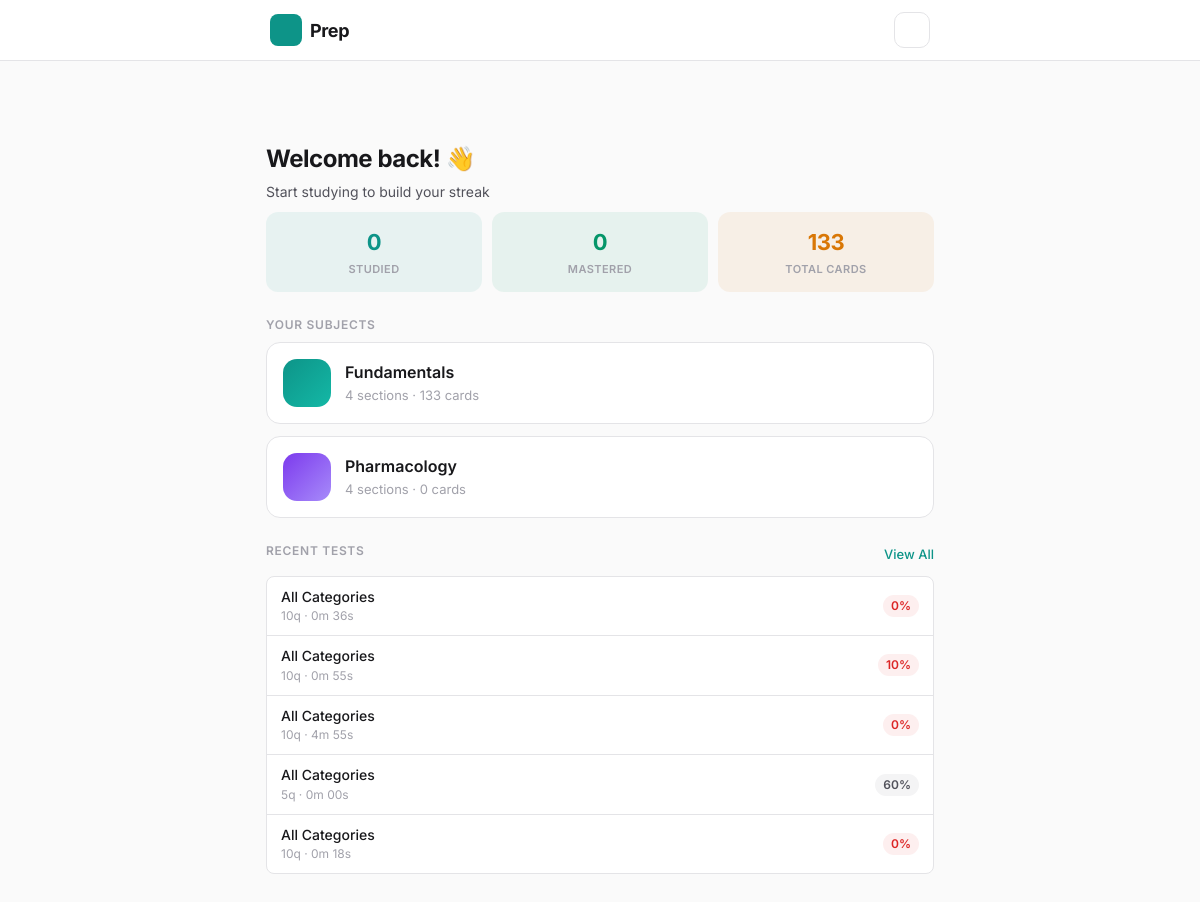
/, run on an earlier commit of the app's database.
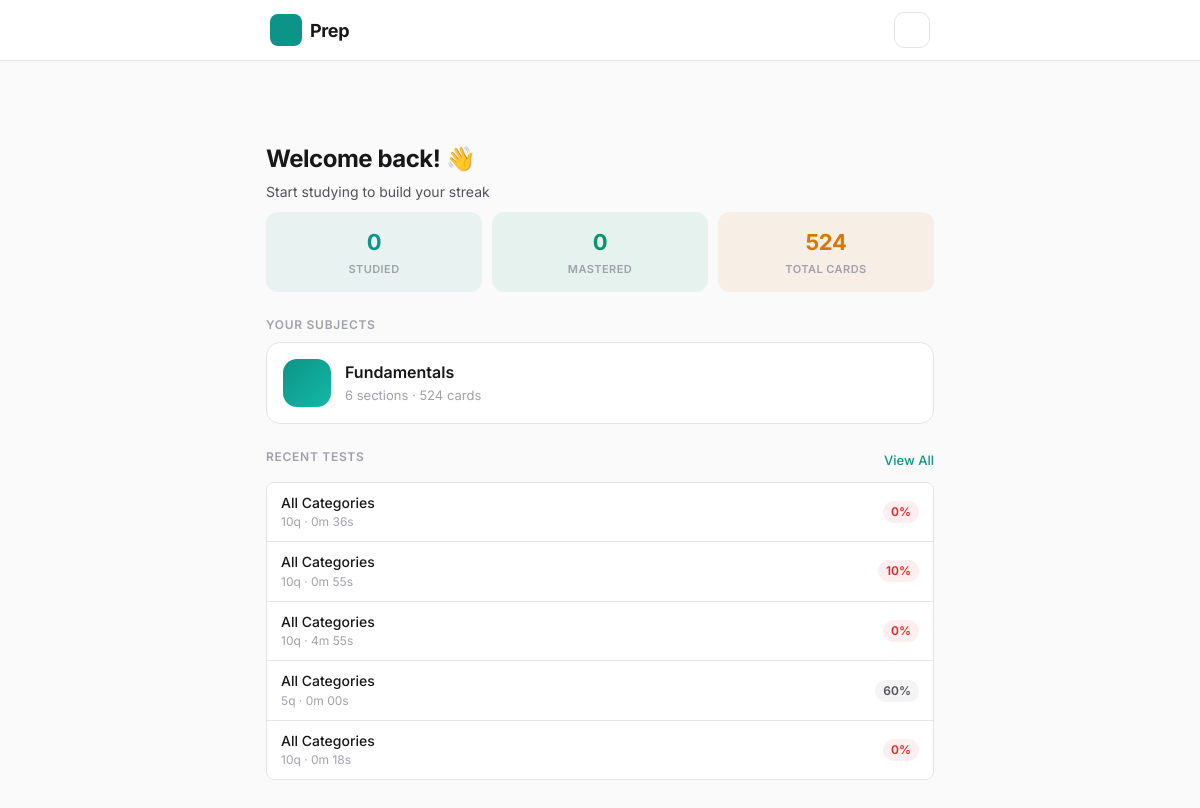
And on a later commit of the database.
### cards/models.py (models this page shows, shortened)
class Category(models.Model):
    name = models.CharField(max_length=100)
    slug = models.SlugField(unique=True)
    icon = models.CharField(max_length=10, default='📚')
    is_default = models.BooleanField(default=False)
    published = models.BooleanField(default=False, help_text='Show on homepage')
    class Meta:
        verbose_name_plural = 'categories'
        ordering = ['name']

### cards/views.py (the view)
# urls.py: path('', views.dashboard_view, name='dashboard'),
def dashboard_view(request):
    stats = _get_global_stats()
    categories = Category.objects.filter(published=True).annotate(
        total=Count('cards'),
        studied_count=Count('cards__progress', filter=Q(cards__progress__times_studied__gt=0))
    )
    cat_progress = []
    for cat in categories:
        pct = round(cat.studied_count / cat.total * 100) if cat.total > 0 else 0
        cat_progress.append({
            'name': cat.name, 'icon': cat.icon, 'slug': cat.slug,
            'total': cat.total, 'studied': cat.studied_count, 'pct': pct,
            'exam_count': cat.decks.count(),
        })
    recent_quizzes = Quiz.objects.filter(completed_at__isnull=False).select_related('category')[:5]
    review_count = Progress.objects.filter(needs_review=True).count()
    return render(request, 'cards/dashboard.html', {
        'stats': stats,
        'categories': cat_progress,
        'recent_quizzes': recent_quizzes,
        'review_count': review_count,
    })

### cards/models.py (called while the page is built)
    @property
    def percentage(self):
        return round(self.score / self.num_questions * 100) if self.num_questions > 0 else 0

    @property
    def duration_seconds(self):
        if self.completed_at and self.started_at:
            return int((self.completed_at - self.started_at).total_seconds())
        return None

    @property
    def duration_display(self):
        secs = self.duration_seconds
        if secs is None:
            return '—'
        mins, s = divmod(secs, 60)
        return f'{mins}m {s:02d}s'

### cards/views.py (called while the page is built)
def _get_streak():
    streak = 0
    d = date.today()
    while StudySession.objects.filter(date=d).exists():
        streak += 1
        d -= timedelta(days=1)
    return streak

### cards/templates/cards/dashboard.html (shortened to what this page needs)
{% extends "cards/base.html" %}
{% load static %}
{% block body %}
<div class="page">
  <section class="hero">
    <div class="hero-text">
      <h1 class="hero-title">Welcome back! 👋</h1>
      <p class="hero-sub">{% if stats.streak > 0 %}🔥 {{ stats.streak }}-day streak — keep going!{% else %}Start studying to build your streak{% endif %}</p>
    </div>
  </section>
  <section class="home-stats">
    <div class="home-stat teal">
      <span class="home-stat-num">{{ stats.studied }}</span>
      <span class="home-stat-label">Studied</span>
    </div>
    <div class="home-stat green">
      <span class="home-stat-num">{{ stats.mastered }}</span>
      <span class="home-stat-label">Mastered</span>
    </div>
    <div class="home-stat amber">
      <span class="home-stat-num">{{ stats.total_cards }}</span>
      <span class="home-stat-label">Total Cards</span>
    </div>
  </section>
  <section class="section">
    <h2 class="section-title">Your Subjects</h2>
    <div class="cat-cards">
      {% for cat in categories %}
      <a href="{% url 'category_detail' cat.slug %}" class="cat-card cc-{{ forloop.counter }}">
        <div class="cat-card-icon"><i class="{{ cat.icon }}"></i></div>
        <div class="cat-card-body">
          <h3 class="cat-card-name">{{ cat.name }}</h3>
          <p class="cat-card-meta">{{ cat.exam_count }} sections · {{ cat.total }} cards</p>
        </div>
      </a>
      {% endfor %}
    </div>
  </section>
  {% if recent_quizzes %}
  <section class="section">
    <div class="section-header">
      <h2 class="section-title">Recent Tests</h2>
      <a href="{% url 'quiz_history' %}" class="section-link">View All</a>
    </div>
    <div class="list">
      {% for quiz in recent_quizzes %}
      <a href="{% url 'quiz_results' quiz.pk %}" class="list-row">
        <div class="list-body">
          <span class="list-name">{% if quiz.category %}{{ quiz.category.name }}{% else %}All Categories{% endif %}</span>
          <span class="list-meta">{{ quiz.num_questions }}q · {{ quiz.duration_display }}</span>
        </div>
        <span class="list-badge {% if quiz.percentage >= 80 %}green{% elif quiz.percentage < 60 %}red{% endif %}">{{ quiz.percentage }}%</span>
      </a>
      {% endfor %}
    </div>
  </section>
  {% endif %}
</div>
{% endblock %}

What changed in the data, as far as the page shows it:
removed Category: name "Pharmacology"
Also different on the page:
{{ stats.total_cards }}: "133" → "524"
new list line: "Fundamentals"
new list line: "6 sections · 524 cards"
list line gone: "Fundamentals"
list line gone: "4 sections · 133 cards"
list line gone: "4 sections · 0 cards"
